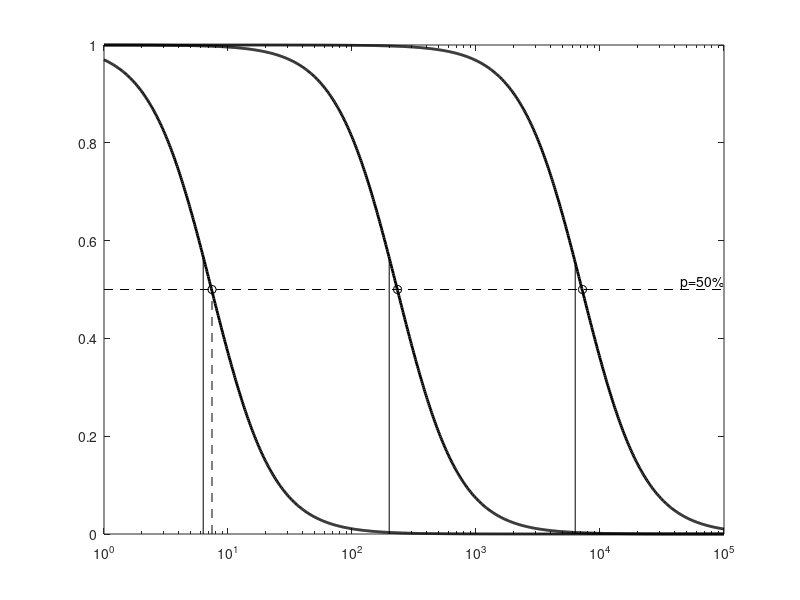

Here is the MATLAB script that generated this plot: (Note: this script raises an error after producing the figure.)


figure(1); 
set(gcf, 'Position', [48 500 500 400]);
clf
set(gcf, 'Color', 'w');

t = linspace(0, 5, 1000); 
a = 2;
d = .2;

TA = [.8 2.3 3.8];
nA = zeros(size(TA));
nD = zeros(size(TA));
TD = TA + d*(rand(1,3)-.0);
M = zeros(length(t), length(TA));
for n = 1:length(TD)
    M(:,n) = 0.5+0.5*tanh(a*(TD(n)-t));
    nA(n) = find(t>=TA(n),1,'first'); 
end
semilogx(10.^t,M, 'k-', 'LineWidth', 2); 
hold on


for n = 1:length(TA)
    semilogx(10.^[TA(n) TA(n)], [0 M(nA(n),n)], 'k-'); 
end

percentages = [0.5 0.8];
for k = 1:length(percentages)
    p = percentages(k); 
    semilogx(10.^[min(t), max(t)], [p p], 'k--'); 
    text(10.^max(t), p, sprintf('p=%d%%', p*100), 'HorizontalAlignment', 'Right', 'VerticalAlignment', 'Bottom');
    for n = 1:length(TD)
        nD(n) = find(M(:,n)<=p, 1, 'first'); 
    end
    Tp = t(nD);
    Mp = p*ones(size(nD));
    semilogx(10.^Tp, Mp, 'ko'); 
    for n = 1:length(TD)
        semilogx(10.^[Tp(n) Tp(n)], [0 Mp(n)], 'k--'); 
        arrow([10.^Tp(n), 0.1], [10.^TA(n), 0.1], 'Length', 8, 'Ends', 'Both');
        %annotation('doublearrow',x,y); 
    end
end

xlabel('Time [s]'); 
ylabel('Normalized dM_{VRM}/dM_{FullVRM}')
ylim([0 1.1]);

f = gcf;
f.PaperPositionMode = 'auto'; 
f.PaperUnits = 'centimeters'; 
pos = f.Position; 
siz = [pos(3) pos(4)]; 
ratio = siz(2) / siz(1); 
f.PaperSize = 21*[1 ratio]; 
print(f, '../Output/SchemaP.pdf', '-painters', '-dpdf','-r0', '-bestfit');